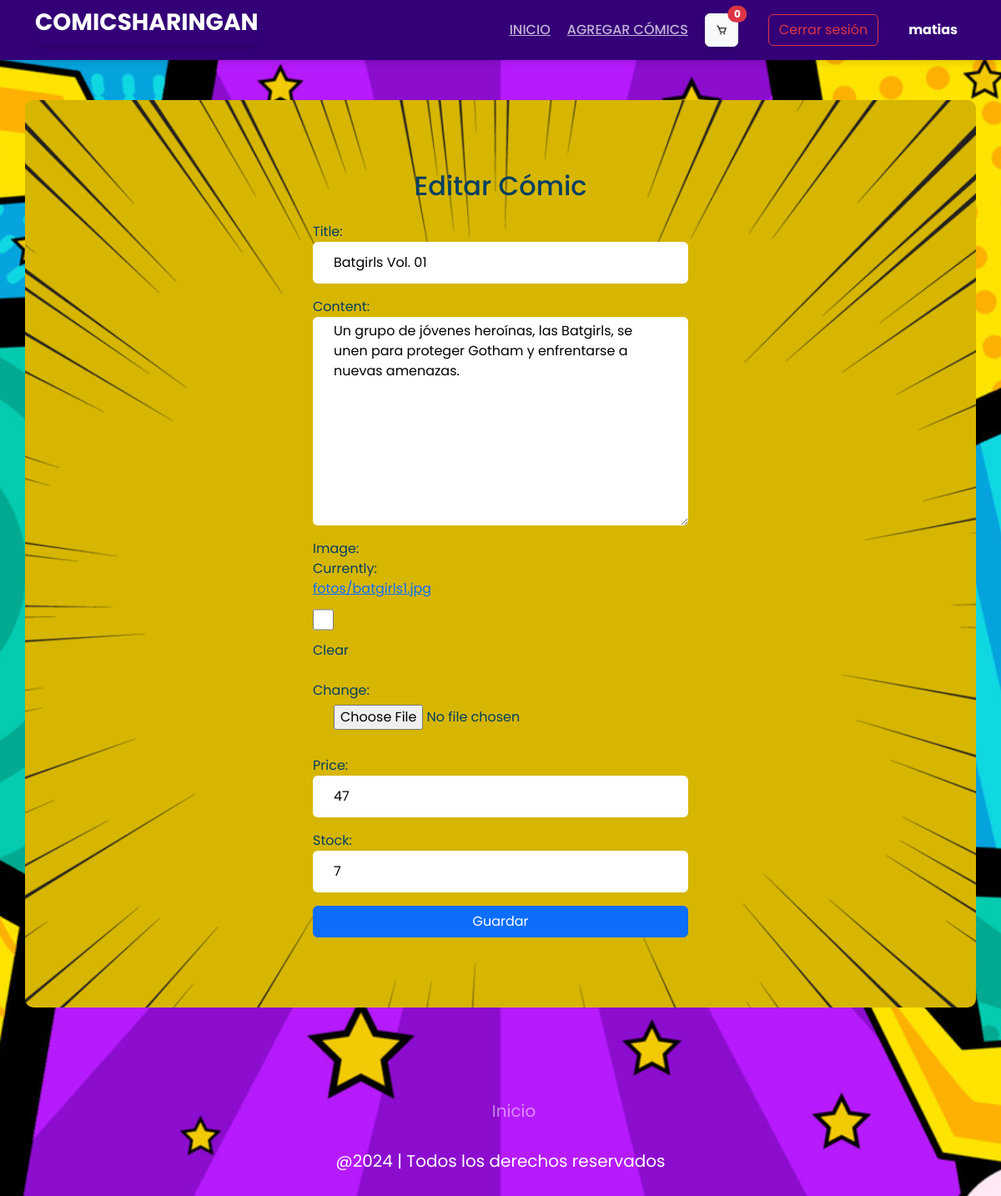
The app's page /editar/21/ (signed in) with its own data.
### post/models.py (models this page shows, shortened)
class Post(models.Model):
    title = models.CharField(max_length=250)
    content = models.TextField()
    image = models.ImageField(blank=True,null=True,upload_to='fotos/')
    price = models.IntegerField(default=0)
    stock = models.PositiveIntegerField(default=0)

### post/views.py (the view)
# urls.py: path('editar/<int:pk>/', editar, name='editar'),
@admin_required
def editar(request,pk):
    post = get_object_or_404(Post,pk=pk)
    if request.method == "POST":
        form = FormularioJuego(request.POST,request.FILES,instance=post)
        if form.is_valid():
            form.save()
            return redirect('index')
    else:
        form = FormularioJuego(instance=post)
    return render(request,'editar.html',{'form': form})

### post/forms.py
class FormularioJuego(forms.ModelForm):
    class Meta:
        model = Post
        fields = ['title','content','image','price', 'stock']

### post/templates/editar.html (shortened to what this page needs)
{% load static %}
<!DOCTYPE html>
<html lang="en">
<head>
    <link rel="stylesheet" href="{% static 'css/style_game.css' %}">
    <link rel="stylesheet" href="{% static 'css/style.css' %}">
    <link href="https://cdn.jsdelivr.net/npm/bootstrap@5.3.3/dist/css/bootstrap.min.css" rel="stylesheet">
</head>
<body>
  <header id="header" class="">
    <div class="container">
        <h1 class="logo"><a href="{% url 'index' %}">ComicSharingan</a></h1>
        <nav class="nav-menu" id="nav-menu">
            <ul>
                <li class="active"><a href="{% url 'index' %}">Inicio</a></li>
                {% if user.is_authenticated %}
                    {% if user.is_authenticated and user.is_staff %}
                        <li><a href="{% url 'agregar' %}">Agregar cómics</a></li>
                    {% endif %}
                    <li>
                        <a href="{% url 'ver_carrito' %}" class="btn btn-light cart-button position-relative">
                            <img src="{% static 'img/carrito.png' %}" alt="Carrito de compras" class="carimg">
                            <span class="cart-item-count position-absolute top-0 start-100 translate-middle badge rounded-pill bg-danger">
                                {% if item.quantity > 0 %}
                                    {{ item.quantity }}
                                {% else %}
                                    0
                                {% endif %}
                            </span>
                        </a>
                    </li>
                    <li>
                        <form action="{% url 'logout' %}" method="post">
                            <button type="submit" class="btn btn-outline-danger ms-3">Cerrar sesión</button>
                        </form>
                    </li>
                    <li>
                        <p class="username ms-3 mb-0">{{ user.username }}</p>
                    </li>
                {% else %}
                    <li><a href="{% url 'login' %}" class="btn btn-outline-primary ms-3">Iniciar sesión</a></li>
                    <li><a href="{% url 'register' %}" class="btn btn-outline-success ms-3">Registrarse</a></li>
                {% endif %}
            </ul>
        </nav>
    </div>
</header>
    <div class="container mt-5 inises">
        <h2 class="text-center mb-4">Editar Cómic</h2>
        <form method="POST" enctype="multipart/form-data" id="editarComics">
            {{ form.as_p }}
            <button type="submit" class="btn btn-primary w-100">Guardar</button>
        </form>
    </div>
    <footer class="footer">
        <ul class="social-icon">
          <li class="icon-elem">
          </li>
          <li class="icon-elem">
          </li>
          <li class="icon-elem">
          </li>
          <li class="icon-elem">
          </li>
        </ul>
        <ul class="menu">
          <li class="menu-elem">
            <a href="{% url  'index' %}" class="menu-icon"> Inicio </a>
          </li>
        </ul>
        <p class="text">@2024 | Todos los derechos reservados</p>
      </footer>
</body>
</html>

### post/static/post/css/style_game.css (style rules this page uses)
body { background-image: url("../img/background.jpg"); background-size: cover; background-attachment: fixed; background-repeat: no-repeat; background-position: center center; margin: 0; min-height: 100vh; padding-top: 72px; font-family: "Roboto", sans-serif; background-color: #f4f4f9; color: #333; }
#header { background: rgb(52, 0, 119); padding: 10px 30px; display: flex; align-items: center; justify-content: space-between; flex-wrap: wrap; box-shadow: 0 4px 8px rgba(0, 0, 0, 0.1); }
#header .container { display: flex; align-items: center; width: 100%; flex-wrap: wrap; }
#header .nav-menu { display: flex; align-items: center; margin-left: auto; }
#header .nav-menu ul { display: flex; align-items: center; list-style: none; margin: 0; padding: 0; }
#header .nav-menu ul li { margin: 0 10px; }
#header .nav-menu a { color: rgba(255, 255, 255, 0.7); font-size: 16px; font-weight: 500; text-transform: uppercase; transition: color 0.3s; }
#header .nav-menu button { margin-left: 15px; }
#header .logo { font-size: 28px; font-weight: 700; text-transform: uppercase; color: rgb(255, 255, 255); }
#header .logo a { color: rgb(255, 255, 255); text-decoration: none; }
.cart-button { width: 40px; height: 40px; display: flex; align-items: center; justify-content: center; background: white; border-radius: 50%; box-shadow: 0 4px 8px rgba(0, 0, 0, 0.1); transition: transform 0.2s; }
.cart-button img { width: 70%; height: 70%; object-fit: contain; }
.username { color: white; margin-left: 15px; font-size: 16px; font-weight: bold; }
.btn-outline-danger, .btn-outline-primary, .btn-outline-success { border-width: 2px; border-radius: 4px; padding: 5px 10px; transition: background-color 0.3s, color 0.3s; }
.btn-outline-danger { color: #dc3545; border-color: #dc3545; }
.container .carimg { width: 100%; height: 100%; }
.btn-primary { background-color: #007bff; color: #fff; }
body h1 { display: flex; justify-content: center; color: white; box-shadow: 0 4px 8px rgba(0, 0, 0, 0.1); padding-bottom: 10px; }

### post/static/post/css/style.css (style rules this page uses)
* { font-family: "Poppins", sans-serif; margin: 0; padding: 0; scroll-padding-top: 2rem; scroll-behavior: smooth; box-sizing: border-box; list-style: none; text-decoration: none; }
input,select,textarea { padding: 5px 25px; border-radius: 6px; min-height: 50px; border: none; }
.logo { text-decoration: none; }
:root { --main-color: #fd4646; --text-color: #171427; --bg-color: #fff; }
img { width: 100%; }
body { color: var(--text-color); background-image: url(../img/Vector4free-Pop-Art-Background-Revisi1-DP0622_generated.jpg); background-repeat: no-repeat; background-attachment: fixed; background-size: cover; }
header { position: fixed; top: 0; left: 0; width: 100%; background: var(--bg-color); box-shadow: 0 1px 4px hsl(0 4% 15%/ 10%); z-index: 100; }
.logo { font-size: 1rem; color: aliceblue; }
.inises { margin-top: 10rem; padding: 7%; background-image: url(../img/fond.webp); background-color: #d6b600; background-position: center; background-size: cover; background-attachment: fixed; background-repeat: no-repeat; color: rgb(4, 63, 97); border-radius: 10px; min-height: calc(100vh - 10rem - 50px); }
.footer { position: relative; width: 100%; padding: 50px 35px; display: flex; justify-content: center; align-items: center; flex-direction: column; margin-top: auto; }
.social-icon { display: flex; justify-content: center; align-items: center; position: relative; margin: 10px 5px; flex-wrap: wrap; }
.icon-elem { list-style: none; }
.menu { display: flex; justify-content: center; position: relative; align-items: center; margin: 10px 0; flex-wrap: wrap; }
.menu-elem { list-style: none; }
.menu-icon { color: white; font-size: 20px; display: inline-block; text-decoration: none; margin: 5px 10px; opacity: 0.5; transition: 0.3s; }
.text { color: white; text-align: center; margin-top: 15px; margin-bottom: 10px; font-size: 20px; }
#editarComics { max-width: 450px; width: 100%; margin: auto; }
#editarComics p { display: flex; flex-direction: column; }
#editarComics #image-clear_id { margin-right: auto; height: 40px; width: 25px; }

### records on screen
Post: title "Batgirls Vol. 01", content "Un grupo de jóvenes heroínas, las Batgirls, se unen para proteger Gotham y enfrentarse a nuevas amenazas.", price "47", stock "7"

### other values on screen
{{ user.username }} "matias"
